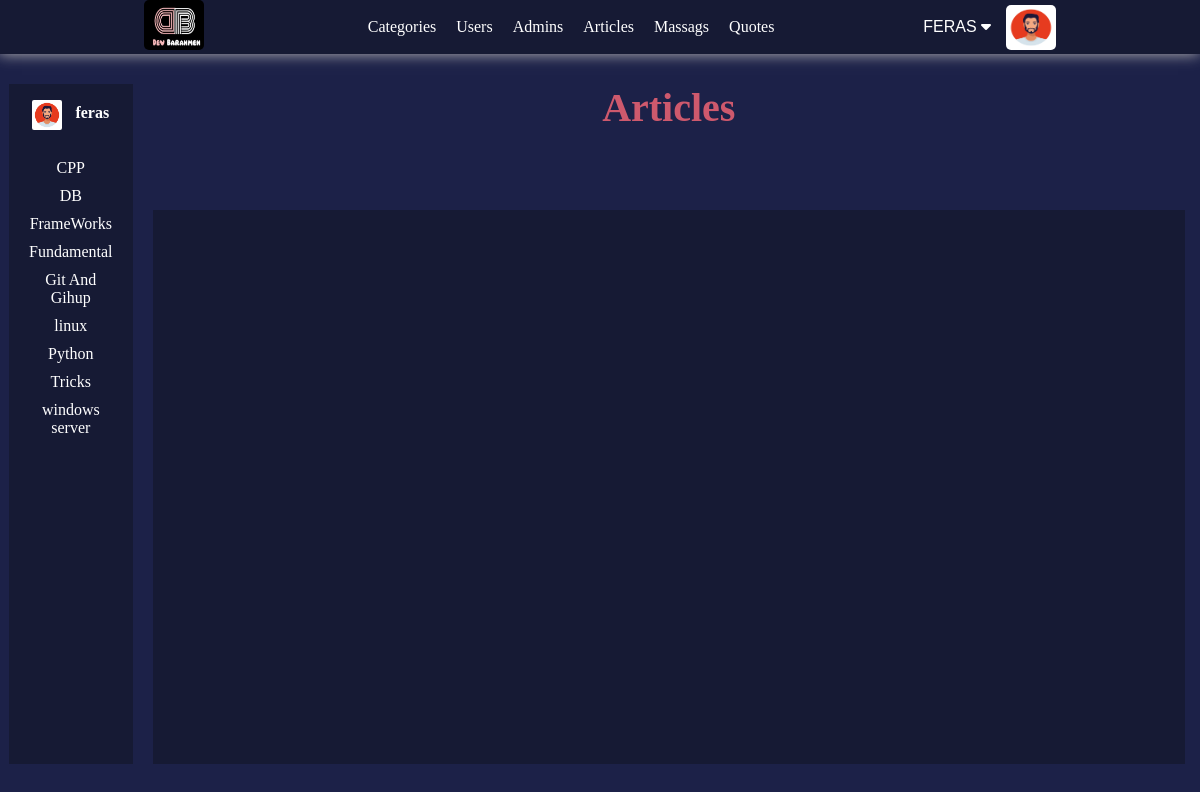
/admin/filterByCat.php (signed in), run on the app's committed database.
### tables this page shows
CREATE TABLE `users` (
  `IdUser` int(11) NOT NULL COMMENT 'Identify user number',
  `userName` char(255) NOT NULL,
  `password` varchar(255) NOT NULL,
  `email` varchar(255) NOT NULL,
  `fullName` varchar(255) NOT NULL,
  `aboutYou` varchar(255) NOT NULL,
  `langAndTools` varchar(255) NOT NULL,
  `permission` tinyint(11) NOT NULL,
  `age` tinyint(4) NOT NULL,
  `imageName` varchar(255) DEFAULT NULL,
  `dataRegister` date NOT NULL
);

CREATE TABLE `categories` (
  `IdCategory` int(11) NOT NULL,
  `titleCategory` varchar(255) NOT NULL,
  `content` varchar(100) NOT NULL,
  `additionDate` date NOT NULL,
  `IDwriter` int(11) NOT NULL
);

### admin/init.php (called while the page is built, shortened)
<?php
    include("config.php");
    $tpl            = 'include/templates/';
    $commfilesPHP   = '../commonBetweenBackFront/php/';
    include($commfilesPHP. 'functions.php');
    include($tpl . 'header.php');
    if (!function_exists('SetNav')) {
        function SetNav() {
            global $tpl;
            include($tpl . 'nav.php');
        }
    }

### admin/filterByCat.php (the view, shortened to what this page needs)
<?php
    include ('init.php');
    SetNav();
            ?>
            <?php
    function PrintCatName() {
        $nameCats = Queries::FromTable("titleCategory", 'categories');
        foreach ($nameCats as $nameCat) {
        ?>
            <li class="showCat"><a href="filterByCat.php?CatName=<?php  echo str_replace(" ", '-', $nameCat['titleCategory']) ?>"><?php  echo $nameCat['titleCategory'] ?></a>  </li>
        <?php }
    }
    function SidBarStructer() {
        global $commfilesImags, $commfilesuploaded;
        $nameUser =  Queries::FromTable('userName', 'users', "WHERE IdUser = " . Sessions::GetValueSessionDepKey('IdUser'), 'fetch')['userName']
        ?>
                <aside class="contant-sidbar">
                    <h4 class="name"> <?php Images::SetImg($commfilesuploaded . 'users/', Images::GetNameImgFromDB('imageName', 'users', "Where IdUser = " .  Sessions::GetValueSessionDepKey('IdUser')), 'small-img'); echo $nameUser; ?>  </h4>
                    <ul id="showCat">
                        <?php PrintCatName() ?>
                    </ul>
                </aside>
        <?php
    }
    function ControlePanel() {
        $namecat = str_replace("-", " ", GetRequests::GetValueGet('CatName'));
        ?>
                <h2 class="showcat">Articles <?php echo $namecat ?></h2>
                <div class="show-article-cat">
                </div>
            </div>
        <?php
    }
    function ControllerLayout() {
        ?>
        <div class="dashbord">
            <?php
                SidBarStructer();
            ?>
            <section class="containt-section">
                <?php
                    ControlePanel();
                ?>
        <?php
    }
    function Controller() {
        if (GetRequests::IfSetValue('CatName')) {
            ControllerLayout();
        }
    }
    Controller();
    include ($tpl . 'footer.php');

### commonBetweenBackFront/php/functions.php (shortened to what this page needs)
        ?> <div class="alert <?php echo $typeAlert?>"><?php echo $mass?></div> <?php
class Queries {
    public static function FromTable($filed='*', $table, $condition=NULL, $typeFetch = 'fetchAll', $ordered = null, $typeOrders = 'DESC', $limit = NULL) {
        global $db;
        if($ordered === null) {
            $stmt = $db->prepare("SELECT $filed FROM $table $condition $limit");
        }
        else
            $stmt = $db->prepare("SELECT $filed FROM $table $condition ORDER BY $ordered $typeOrders $limit");
        $stmt->execute();
        if ($typeFetch === 'fetchAll')
            $requerd = $stmt->fetchAll();
        elseif($typeFetch === 'fetch') {
            $requerd = $stmt->fetch();
        }
        return $requerd;
    }
}
class Sessions {
    public static function IfSetSessionDepValue($key) {
        if ( ! empty($_SESSION[$key]) && isset( $_SESSION[$key] ) ) {
            return true;
        } else {
            return 0;
        }
    }
    public static function GetValueSessionDepKey($key) {
        if (self::IfSetSessionDepValue($key)) {
            return $_SESSION[$key];
        } else {
            return false;
        }
    }
}
class GetRequests {
    public static function IfSetValue($val) {
        if (isset($val) )  {
            return true;
        } else {
            return false;
        }
    }
}
class Images {
    public static function GetNameImgFromDB($nameCol, $nameTable , $where ) {
        return  Queries::FromTable($nameCol, $nameTable,  $where , 'fetch')['imageName'];
    }
    public static function SetImg($path, $nameImg, $class = NULL ) {
        global $commfilesImags;
        if ( ! empty ($nameImg)) {
            ?> <img src="<?php echo $path . $nameImg ?>" alt="Image" class="<?php echo $class ?>"> <?php
        } else {
            ?>  <img src="<?php echo $commfilesImags ?>/imagesProject/defaultImg.jpg" alt="Image" class="<?php echo $class ?>"> <?php
        }
    }
}

### admin/layout/backend.css (style rules this page uses)
.dashbord { display: grid; height: inherit; margin-top: 30px; grid-template-columns: 1fr 9fr; grid-template-rows: 1fr 1fr; column-gap: 20px; }
.contant-sidbar { grid-row: 1 / 3; background-color: var(--bbackground-color); margin-left: 9px; text-align: center; padding: 20px; }
.contant-sidbar .name { margin-bottom: 20px; display: inline-flex; justify-content: space-around; }
.contant-sidbar .small-img { width: 30px; height: 30px; margin-right: 13px; top: -4px; position: relative; border-radius: 2px; }
.contant-sidbar ul li { margin-bottom: 20px; padding: 9px; border-radius: 10px; transition-duration: .3s; transition-timing-function: ease-in-out; }
.contant-sidbar ul li a { color: white; }
.containt-section { grid-row: 1 / 3; display: grid; grid-template-columns: repeat(4, 1fr); grid-template-rows: 1fr 5fr; row-gap: 15px; margin-right: 15px; }
.show-article-cat { background-color: var(--bbackground-color); grid-column: 1 / 5; grid-row: 2; display: flex; padding: 20px; }
.showcat { grid-column: 2 / 4; text-align: center; color: var(--color-cards); font-size: 40px; }
aside .showCat { padding: 0 !important; margin: 5px 0 10px !important; }

### commonBetweenBackFront/css/navigationBar.css (style rules this page uses)
.profile-pictuer { width: 50px; height: 45px; border-radius: 5px; margin-left: 10px; }

### commonBetweenBackFront/css/globalEdit.css (style rules this page uses)
* { -moz-box-sizing: border-box; -webkit-box-sizing: border-box; box-sizing: border-box; padding: 0px; margin: 0px; }
:root { --main-color: #1C2148; --bbackground-color: #161A34; --assistant: #f3d33a; --titels: cadetblue; --sun-theam: white; --danger: #ed6464; --info: rgb(135, 222, 239); --success: rgb(147, 227, 147); --desine-one: #81ecec; --color-cards: #ce596d; }
html { scroll-behavior: smooth; }
body { background-color: #1C2148; color: var(--sun-theam); height: 85vh; }
ul { list-style: none; }
a { text-decoration: none; color: white; }

### data on the page
users: imageName (picture), userName "feras"
categories: titleCategory "CPP"
categories: titleCategory "DB"
categories: titleCategory "FrameWorks"
categories: titleCategory "Fundamental"
categories: titleCategory "Git And Gihup"
categories: titleCategory "linux"
categories: titleCategory "Python"
categories: titleCategory "Tricks"
categories: titleCategory "windows server"

### other printed values
$_SESSION['adminName'] "FERAS"
